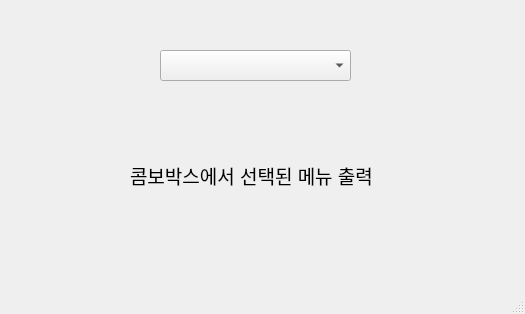
<?xml version="1.0" encoding="UTF-8"?>
<ui version="4.0">
 <class>MainWindow</class>
 <widget class="QMainWindow" name="MainWindow">
  <property name="geometry">
   <rect>
    <x>0</x>
    <y>0</y>
    <width>525</width>
    <height>314</height>
   </rect>
  </property>
  <property name="windowTitle">
   <string>MainWindow</string>
  </property>
  <widget class="QWidget" name="centralwidget">
   <widget class="QComboBox" name="comboBox">
    <property name="geometry">
     <rect>
      <x>160</x>
      <y>50</y>
      <width>191</width>
      <height>31</height>
     </rect>
    </property>
   </widget>
   <widget class="QLabel" name="output_label">
    <property name="geometry">
     <rect>
      <x>130</x>
      <y>150</y>
      <width>301</width>
      <height>51</height>
     </rect>
    </property>
    <property name="font">
     <font>
      <pointsize>14</pointsize>
     </font>
    </property>
    <property name="text">
     <string>콤보박스에서 선택된 메뉴 출력</string>
    </property>
   </widget>
  </widget>
  <widget class="QMenuBar" name="menubar">
   <property name="geometry">
    <rect>
     <x>0</x>
     <y>0</y>
     <width>525</width>
     <height>21</height>
    </rect>
   </property>
  </widget>
  <widget class="QStatusBar" name="statusbar"/>
 </widget>
 <resources/>
 <connections/>
</ui>
